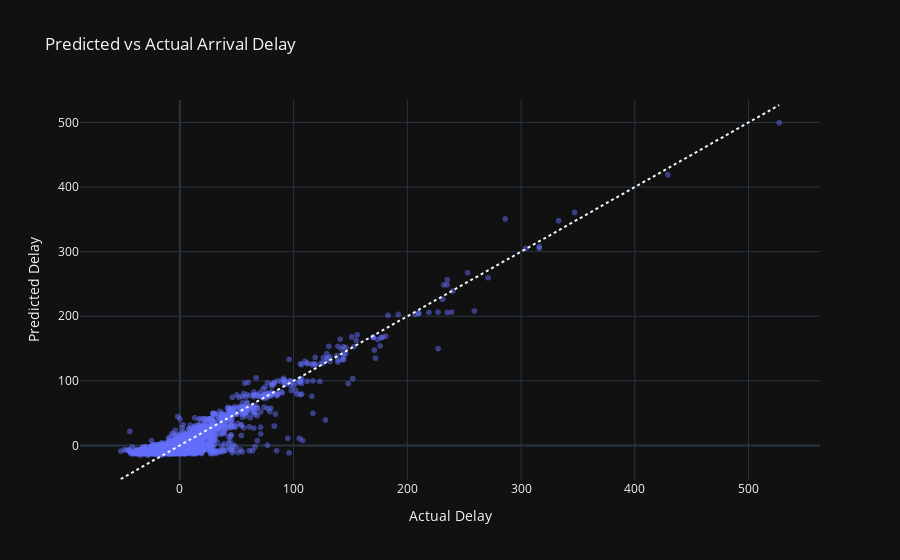

Here is the notebook cell this chart was saved with:
### Code cell
fig = px.scatter(
    df_compare,
    x="Actual Delay",
    y="Predicted Delay",
    title="Predicted vs Actual Arrival Delay",
    opacity=0.5,
)

# Ligne parfaite (y = x)
fig.add_shape(
    type="line",
    x0=df_compare["Actual Delay"].min(),
    y0=df_compare["Actual Delay"].min(),
    x1=df_compare["Actual Delay"].max(),
    y1=df_compare["Actual Delay"].max(),
    line=dict(dash="dot")
)

fig.show()

### Figure 1 — Plotly figure (JSON) as saved in the notebook; plotly's stock layout.template omitted (floating-point values rounded to 4 significant figures; data arrays with more than 128 entries replaced by an {"elided": "..."} marker saying what was removed)
{"data": [{"hovertemplate": "Actual Delay=%{x}<br>Predicted Delay=%{y}<extra></extra>", "legendgroup": "", "marker": {"color": "#636efa", "opacity": 0.5, "symbol": "circle"}, "mode": "markers", "name": "", "showlegend": false, "x": {"elided": "3300 float values"}, "xaxis": "x", "y": {"elided": "3300 float values"}, "yaxis": "y", "type": "scattergl"}], "layout": {"xaxis": {"anchor": "y", "domain": [0.0, 1.0], "title": {"text": "Actual Delay"}}, "yaxis": {"anchor": "x", "domain": [0.0, 1.0], "title": {"text": "Predicted Delay"}}, "legend": {"tracegroupgap": 0}, "title": {"text": "Predicted vs Actual Arrival Delay"}, "shapes": [{"line": {"dash": "dot"}, "type": "line", "x0": -52.0, "x1": 527.0, "y0": -52.0, "y1": 527.0}]}}
